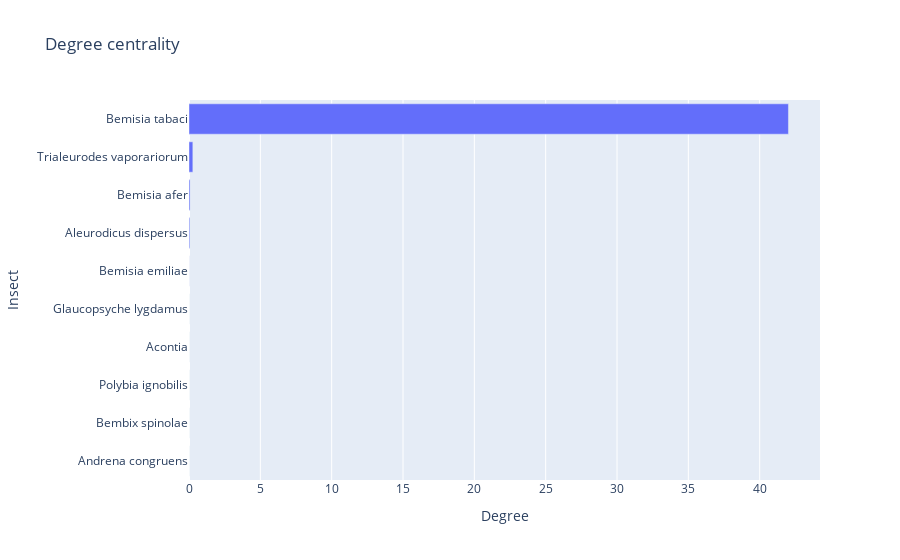

Write notebook code for a chart like this one.
### Markdown cell above
# Visualisasi Hasil Analisis

### Code cell
import plotly.graph_objects as go

to_itter=data_to_count.sort_values('dc_result',ascending=False).reset_index(drop=True)[:10]

label=[]
degree=[]
for index,data in to_itter.sort_values('dc_result',ascending=True).reset_index(drop=True).iterrows():
    label.append(data.label)
    degree.append(data.dc_result)

fig = go.Figure(data=go.Bar(
    x=degree,
    y=label,
    orientation='h'
))

fig.update_layout(
    title='Degree centrality',
    xaxis_title='Degree',
    yaxis_title='Insect'
)

fig.show()

### Figure 1 — Plotly figure (JSON) as saved in the notebook; plotly's stock layout.template omitted (floating-point values rounded to 4 significant figures)
{"data": [{"orientation": "h", "type": "bar", "x": [0, 0, 0, 0, 0, 0.003375, 0.05849, 0.07424, 0.27, 42.02], "y": ["Andrena congruens", "Bembix spinolae", "Polybia ignobilis", "Acontia", "Glaucopsyche lygdamus", "Bemisia emiliae", "Aleurodicus dispersus", "Bemisia afer", "Trialeurodes vaporariorum", "Bemisia tabaci"]}], "layout": {"title": {"text": "Degree centrality"}, "xaxis": {"title": {"text": "Degree"}}, "yaxis": {"title": {"text": "Insect"}}}}
